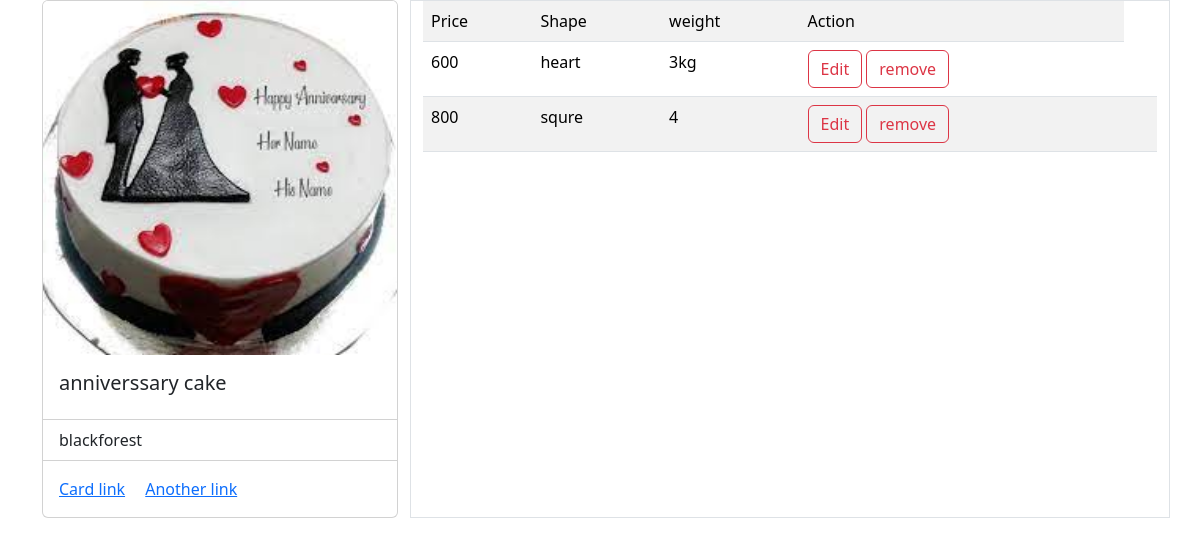
The app's page /cake/2/ (signed in) with its own data.
### cake/models.py (models this page shows, shortened)
class CakeOccation(models.Model):
    options=(
        ('birthday cake','birthday cake'),
        ('anniverssary cake','anniverssary cake'),
        ('congratulation cake','congratulation cake'),
        ('marriage cake','marriage cake')
    )
    occation=models.CharField(max_length=200,choices=options)
    images=models.ImageField(upload_to='images',)
    category=models.ForeignKey(CakeCategory,on_delete=models.CASCADE)

class CakeCategory(models.Model):
    name=models.CharField(max_length=200)
    is_active=models.BooleanField(default=True,null=True)
    def __str__(self):
        return self.name

class CakeVarient(models.Model):
    price=models.PositiveIntegerField()
    shape=models.CharField(max_length=200)
    weight=models.CharField(max_length=200,null=True)
    occation=models.ForeignKey(CakeOccation,on_delete=models.CASCADE)

### cake/views.py (the view)
# urls.py: path("cake/<int:pk>/",CakeVarientDetailView.as_view(),name="detail-varient"),
@method_decorator(decs,name="dispatch")
class CakeVarientDetailView(DetailView):
    template_name="cakes/cakevarient_detail.html"
    model=CakeOccation
    context_object_name="cakes"

### cake/views.py (called while the page is built)
def signin_required(fn):
    def wrapper(request,*args,**kwargs):
        if not request.user.is_authenticated:
            messages.error(request,"invalid session")
            return redirect("signin")
        else:
            return fn(request,*args,**kwargs)
    return wrapper

def is_admin(fn):
    def wrapper(request,*args,**kwargs):
        if not request.user.is_superuser:
            messages.error(request,"permission denied for current user!!")
            return redirect("signin")
        else:
            return fn(request,*args,**kwargs)
    return wrapper

### cake/templates/cakes/cakevarient_detail.html (shortened to what this page needs)
<!DOCTYPE html>
<html lang="en">
<head>
    <link href="https://cdn.jsdelivr.net/npm/bootstrap@5.3.2/dist/css/bootstrap.min.css" rel="stylesheet">
</head>
<body style="height: 100vh;">
<div class="container">
    <div class="row">
        <div class="col-4">
            <div class="card" style="width:100%">
                <img src="{{cakes.images.url}}" class="card-img-top" alt="...">
                <div class="card-body">
                  <h5 class="card-title">{{cakes.occation}}</h5>
                </div>
                <ul class="list-group list-group-flush">
                    <li class="list-group-item">{{cakes.category}}</li>
                </ul>
                <div class="card-body">
                  <a href="#" class="card-link">Card link</a>
                  <a href="#" class="card-link">Another link</a>
                </div>
              </div>
        </div>
        <div class="col-8 border boredr-dark">
           <table class="table table-striped">
            <tr>
                <td>Price</td>
                <td>Shape</td>
                <td>weight</td>
                <td>Action</td>
            </tr>
            {%for v in cakes.cakevarient_set.all%}
                <tr>
                    <td>{{v.price}}</td>
                    <td>{{v.shape}}</td>
                    <td>{{v.weight}}</td>
                    <td>
                      <a href="{%url 'edit-varient' v.id %}" class="btn btn-outline-danger" type="submit">Edit</a>
                      <a href="{%url 'remove-varient' v.id %}"class="btn btn-outline-danger" type="submit">remove</a>
                    </td>
                    <td>
                    </td>
                </tr>
            {%endfor%}
           </table>
        </div>
</div>
</div>
</body>

### records on screen
CakeOccation: images (picture), occation "anniverssary cake", category "blackforest"
CakeVarient: price "600", shape "heart", weight "3kg"
CakeVarient: price "800", shape "squre", weight "4"
